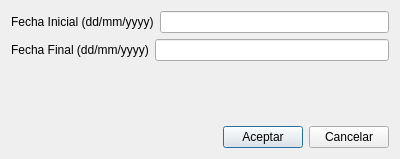
<?xml version="1.0" encoding="UTF-8"?>
<ui version="4.0">
 <class>Dialog</class>
 <widget class="QDialog" name="Dialog">
  <property name="geometry">
   <rect>
    <x>0</x>
    <y>0</y>
    <width>400</width>
    <height>159</height>
   </rect>
  </property>
  <property name="windowTitle">
   <string>Informe</string>
  </property>
  <layout class="QVBoxLayout" name="verticalLayout">
   <item>
    <layout class="QHBoxLayout" name="horizontalLayout">
     <item>
      <widget class="QLabel" name="label">
       <property name="text">
        <string>Fecha Inicial (dd/mm/yyyy)</string>
       </property>
      </widget>
     </item>
     <item>
      <widget class="BlDateSearch" name="mui_fecha_inicial"/>
     </item>
    </layout>
   </item>
   <item>
    <layout class="QHBoxLayout" name="horizontalLayout_2">
     <item>
      <widget class="QLabel" name="label_2">
       <property name="text">
        <string>Fecha Final (dd/mm/yyyy)</string>
       </property>
      </widget>
     </item>
     <item>
      <widget class="BlDateSearch" name="mui_fecha_final"/>
     </item>
    </layout>
   </item>
   <item>
    <spacer name="verticalSpacer">
     <property name="orientation">
      <enum>Qt::Vertical</enum>
     </property>
     <property name="sizeHint" stdset="0">
      <size>
       <width>20</width>
       <height>20</height>
      </size>
     </property>
    </spacer>
   </item>
   <item>
    <layout class="QHBoxLayout" name="horizontalLayout_3">
     <item>
      <spacer name="horizontalSpacer">
       <property name="orientation">
        <enum>Qt::Horizontal</enum>
       </property>
       <property name="sizeHint" stdset="0">
        <size>
         <width>40</width>
         <height>20</height>
        </size>
       </property>
      </spacer>
     </item>
     <item>
      <widget class="QPushButton" name="mui_aceptar">
       <property name="text">
        <string>Aceptar</string>
       </property>
      </widget>
     </item>
     <item>
      <widget class="QPushButton" name="mui_cancelar">
       <property name="text">
        <string>Cancelar</string>
       </property>
      </widget>
     </item>
    </layout>
   </item>
  </layout>
 </widget>
 <customwidgets>
  <customwidget>
   <class>BlDateSearch</class>
   <extends>QLineEdit</extends>
   <header>bldatesearch.h</header>
  </customwidget>
 </customwidgets>
 <resources/>
 <connections/>
</ui>
